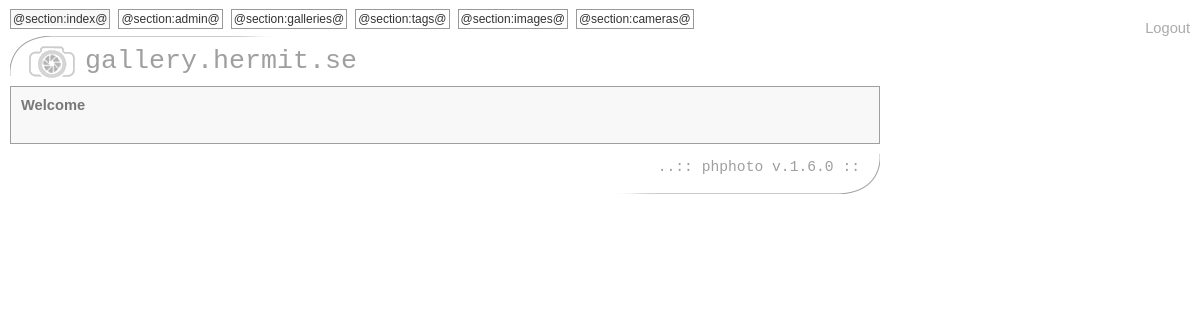
The app's page / (signed in), older data.
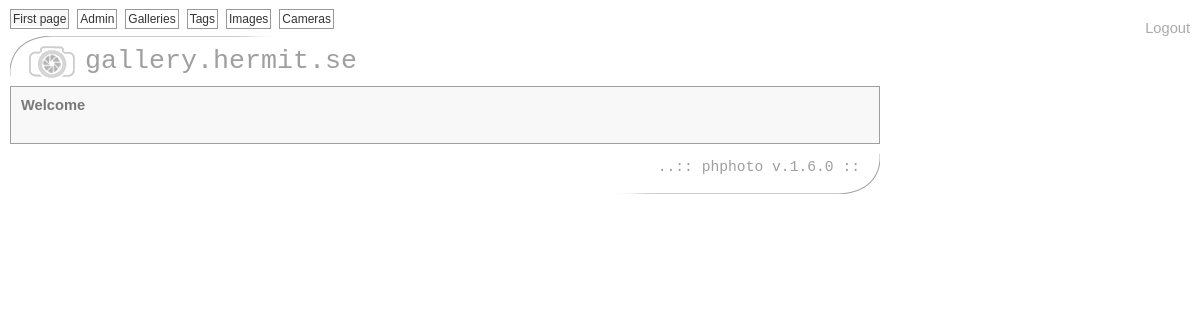
The same page, newer data.
### tables this page shows
CREATE TABLE IF NOT EXISTS `texts` (
  `language_id` varchar(3) NOT NULL,
  `category` varchar(255) NOT NULL,
  `name` varchar(255) NOT NULL,
  `text` text NOT NULL,
  `parameters` int(11) NOT NULL,
  `changed` timestamp NOT NULL default CURRENT_TIMESTAMP on update CURRENT_TIMESTAMP,
  `created` datetime NOT NULL,
  UNIQUE KEY `UNIQUE` (`language_id`,`category`,`name`)
);

### src/common.php (called while the page is built, shortened)
<?php
function phphoto_text($db, $category, $name) {
    $language = GALLERY_LANGUAGE;
    $sql = sprintf("SELECT text, parameters FROM texts WHERE language_id = '%s' AND category = '%s' AND name = '%s';",
            mysql_real_escape_string($language),
            mysql_real_escape_string($category),
            mysql_real_escape_string($name));
    $result = phphoto_db_query($db, $sql);
    if (count($result) != 1)
        return "@$category:$name@";
    $text = $result[0];
    return call_user_func_array('sprintf', array_merge((array) $result[0]['text'], $argv));
}
?>

### src/database.php (called while the page is built, shortened)
<?php
function phphoto_db_query($db, $sql) {
    if (!$result = mysql_query($sql, $db))
        die('Invalid SQL: '.$sql);
    $result_array = array();
    while($row = mysql_fetch_array($result, MYSQL_ASSOC)) {
        array_push($result_array, $row);
    }
    return $result_array;
}
?>

### src/phphoto.php (the view, shortened to what this page needs)
<?php
require_once('./database.php');
require_once('./common.php');
require_once('./gallery.php');
$settings = phphoto_load_settings();
function phphoto_stylesheets() {
    echo "\n<link rel='stylesheet' href='".GALLERY_THEME_PATH."/gallery.css' type='text/css' />";
    echo "\n<link rel='stylesheet' href='".GALLERY_THEME_PATH."/admin.css' type='text/css' />";
}
function phphoto_main($authorized = false) {
    global $settings;
    $db = phphoto_db_connect();
    $admin = (isset($_GET[GET_KEY_ADMIN_QUERY])) ? $_GET[GET_KEY_ADMIN_QUERY] : '';
    if ($authorized)
        phphoto_admin_links($db);
    if ($authorized && strlen($admin) > 0)
        phphoto_admin($db, $settings, $admin);
    else
        phphoto_gallery($db);
}
function phphoto_gallery($db) {
    $gallery_id = (isset($_GET[GET_KEY_GALLERY_ID])) ? $_GET[GET_KEY_GALLERY_ID] : INVALID_ID;
    $tag_id = (isset($_GET[GET_KEY_TAG_ID])) ? $_GET[GET_KEY_TAG_ID] : INVALID_ID;
    if (is_numeric($gallery_id) && $gallery_id != INVALID_ID)
        phphoto_echo_gallery($db, $gallery_id);
    elseif (is_numeric($tag_id) && $tag_id != INVALID_ID)
        phphoto_echo_tag($db, $tag_id);
    else
        phphoto_echo_galleries($db);
}
function phphoto_admin_links($db) {
    $text_index = phphoto_text($db, 'section', 'index');
    $text_admin = phphoto_text($db, 'section', 'admin');
    $text_galleries = phphoto_text($db, 'section', 'galleries');
    $text_tags = phphoto_text($db, 'section', 'tags');
    $text_images = phphoto_text($db, 'section', 'images');
    $text_cameras = phphoto_text($db, 'section', 'cameras');
    echo "\n<ul>";
    echo "\n    <li".((!isset($_GET[GET_KEY_ADMIN_QUERY]))?" class=active":'').
            "><a href='".CURRENT_PAGE."'>$text_index</a></li>";
    echo "\n    <li".((isset($_GET[GET_KEY_ADMIN_QUERY]) && $_GET[GET_KEY_ADMIN_QUERY] == GET_VALUE_ADMIN_DEFAULT)?" class=active":'').
            "><a href='".CURRENT_PAGE.'?'.GET_KEY_ADMIN_QUERY.'='.GET_VALUE_ADMIN_DEFAULT."'>$text_admin</a></li>";
    echo "\n    <li".((isset($_GET[GET_KEY_ADMIN_QUERY]) && $_GET[GET_KEY_ADMIN_QUERY] == GET_VALUE_ADMIN_GALLERY)?" class=active":'').
            "><a href='".CURRENT_PAGE.'?'.GET_KEY_ADMIN_QUERY.'='.GET_VALUE_ADMIN_GALLERY."'>$text_galleries</a></li>";
    echo "\n    <li".((isset($_GET[GET_KEY_ADMIN_QUERY]) && $_GET[GET_KEY_ADMIN_QUERY] == GET_VALUE_ADMIN_TAG)?" class=active":'').
            "><a href='".CURRENT_PAGE.'?'.GET_KEY_ADMIN_QUERY.'='.GET_VALUE_ADMIN_TAG."'>$text_tags</a></li>";
    echo "\n    <li".((isset($_GET[GET_KEY_ADMIN_QUERY]) && $_GET[GET_KEY_ADMIN_QUERY] == GET_VALUE_ADMIN_IMAGE)?" class=active":'').
            "><a href='".CURRENT_PAGE.'?'.GET_KEY_ADMIN_QUERY.'='.GET_VALUE_ADMIN_IMAGE."'>$text_images</a></li>";
    echo "\n    <li".((isset($_GET[GET_KEY_ADMIN_QUERY]) && $_GET[GET_KEY_ADMIN_QUERY] == GET_VALUE_ADMIN_CAMERA)?" class=active":'').
            "><a href='".CURRENT_PAGE.'?'.GET_KEY_ADMIN_QUERY.'='.GET_VALUE_ADMIN_CAMERA."'>$text_cameras</a></li>";
    echo "\n</ul>";
}
function phphoto_load_settings() {
    $settings = array();
    $handle = fopen(SETTINGS_FILE, "r");
    while (!feof($handle)) {
        $buffer = fgets($handle);
        $buffer = explode(':', $buffer, 2);
        if (count($buffer) == 2) {
            $settings[trim($buffer[0])] = trim($buffer[1]);
        }
    }
    return $settings;
}
?>

### src/index.php (shortened to what this page needs)
<?php
require_once('phphoto.php');
$authorized = (isset($_SESSION['authorized']) && $_SESSION['authorized']);
echo "<!DOCTYPE html PUBLIC '-//W3C//DTD XHTML 1.0 Strict//EN'";
echo "\n'http://www.w3.org/TR/xhtml1/DTD/xhtml1-strict.dtd'>";
echo "\n<html xmlns='http://www.w3.org/1999/xhtml' xml:lang='en' lang='en'>";
echo "\n    <head>";
phphoto_stylesheets();
echo "\n   </head>";
echo "\n    <body>";
if ($authorized)
    echo "\n        <a href='".basename($_SERVER['PHP_SELF'])."?q=logout' style='float:right;margin:10px;color:#aaa;'>Logout</a>";
else
    echo "\n        <a href='".basename($_SERVER['PHP_SELF'])."?q=login' style='float:right;margin:10px;color:#aaa;'>Login</a>";
echo "\n        <div style='margin:10px; width: 870px;'>";
if (isset($_GET['q']) && $_GET['q'] == 'login') {
    echo "\n    <form method='post' action='".basename($_SERVER['PHP_SELF'])."'>";
    echo "\n        <input type='password' name='login'>";
    echo "\n        <input type='submit' value='Authorize'>";
    echo "\n    </form>";
}
else {
    phphoto_main($authorized);
}
echo "\n        </div>";
echo "\n    </body>";
echo "\n</html>";
?>

### src/gallery.php (shortened to what this page needs)
<?php
function phphoto_echo_galleries($db) {
    echo "\n<div class='header'>";
    echo "\n    <p><a href='".GALLERY_INDEX_PAGE."'>".GALLERY_TITLE."</a></p>";
    echo "\n</div>";
    echo "\n<div class='container'>";
    echo "\n    <h1>".GALLERY_WELCOME."</h1>";
    echo "\n</div>";
    echo "\n<div class='footer'>";
    echo "\n    <p>..:: <a href='http://github.com/RiJo/phphoto'>" . GALLERY_NAME.' v.'.GALLERY_VERSION . "</a> ::</p>";
    echo "\n</div>";
}
?>

### src/themes/default/gallery.css (style rules this page uses)
* { margin: 0; padding: 0; font-family: helvetica,arial,freesans,clean,sans-serif,"new century schoolbook",serif; font-size: 11pt; color: #000000; }
body { background-color: #ffffff; }
a { text-decoration: none; color: #333333; }
div.container { border: 1px #9f9f9f solid; background-color: #f8f8f8; padding: 10px; overflow: auto; }
div.container h1 { margin-bottom: 10px; color: #787878; font-weight: bold; }
div.header { background-color: transparent; background-image: url(header.png); background-repeat: no-repeat; height: 50px; overflow: auto; }
div.header p { font-family: "Courier"; margin: 10px 0 0 75px; }
div.header p * { font-family: "Courier"; }
div.header a { font-size: 20pt; color: #9f9f9f; }
div.footer { background-color: transparent; background-image: url(footer.png); background-repeat: no-repeat; background-position: right bottom; height: 50px; text-align: right; overflow: auto; }
div.footer p { font-family: "Courier"; margin: 15px 20px 0 0; color: #9f9f9f; }
div.footer p * { font-family: "Courier"; }
div.footer a { color: #9f9f9f; }

### src/themes/default/admin.css (style rules this page uses)
ul { margin-bottom: 10px; font-size: 8pt; }
ul li { margin-right: 5px; background-color: transparent; display: inline; }
ul li.active { background-color: #f8f8f8; }
ul li a { border: 1px #999999 solid; font-size: 9pt; padding: 2px; }

Row changes from the older to the newer data that the page shows:
added texts: text "First page"
added texts: text "Admin"
added texts: text "Galleries"
added texts: text "Tags"
added texts: text "Images"
added texts: text "Cameras"
Text that changed along with them:
$text_index: "@section:index@" → (not shown)
$text_admin: "@section:admin@" → (not shown)
$text_galleries: "@section:galleries@" → (not shown)
$text_tags: "@section:tags@" → (not shown)
$text_images: "@section:images@" → (not shown)
$text_cameras: "@section:cameras@" → (not shown)
